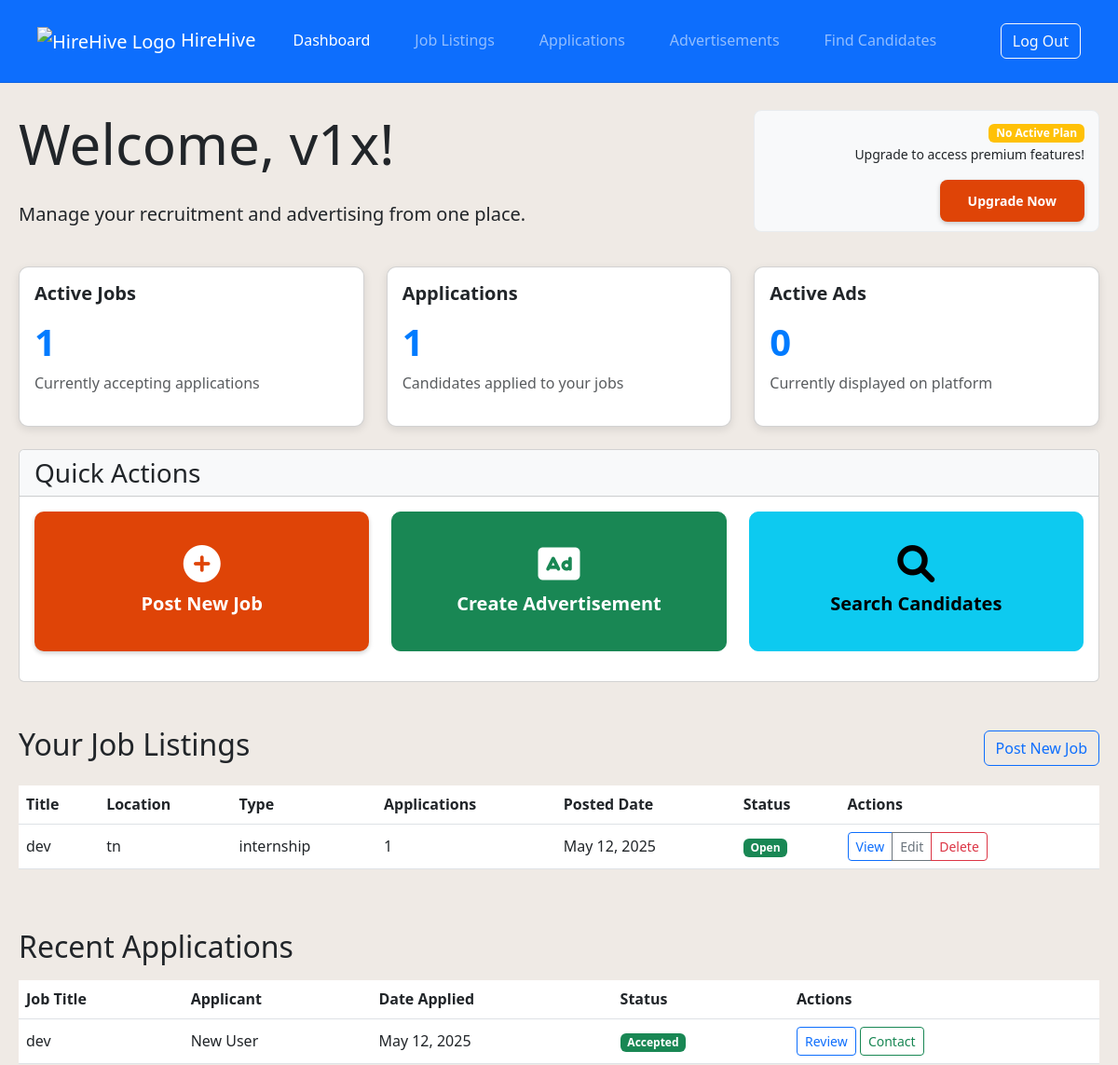
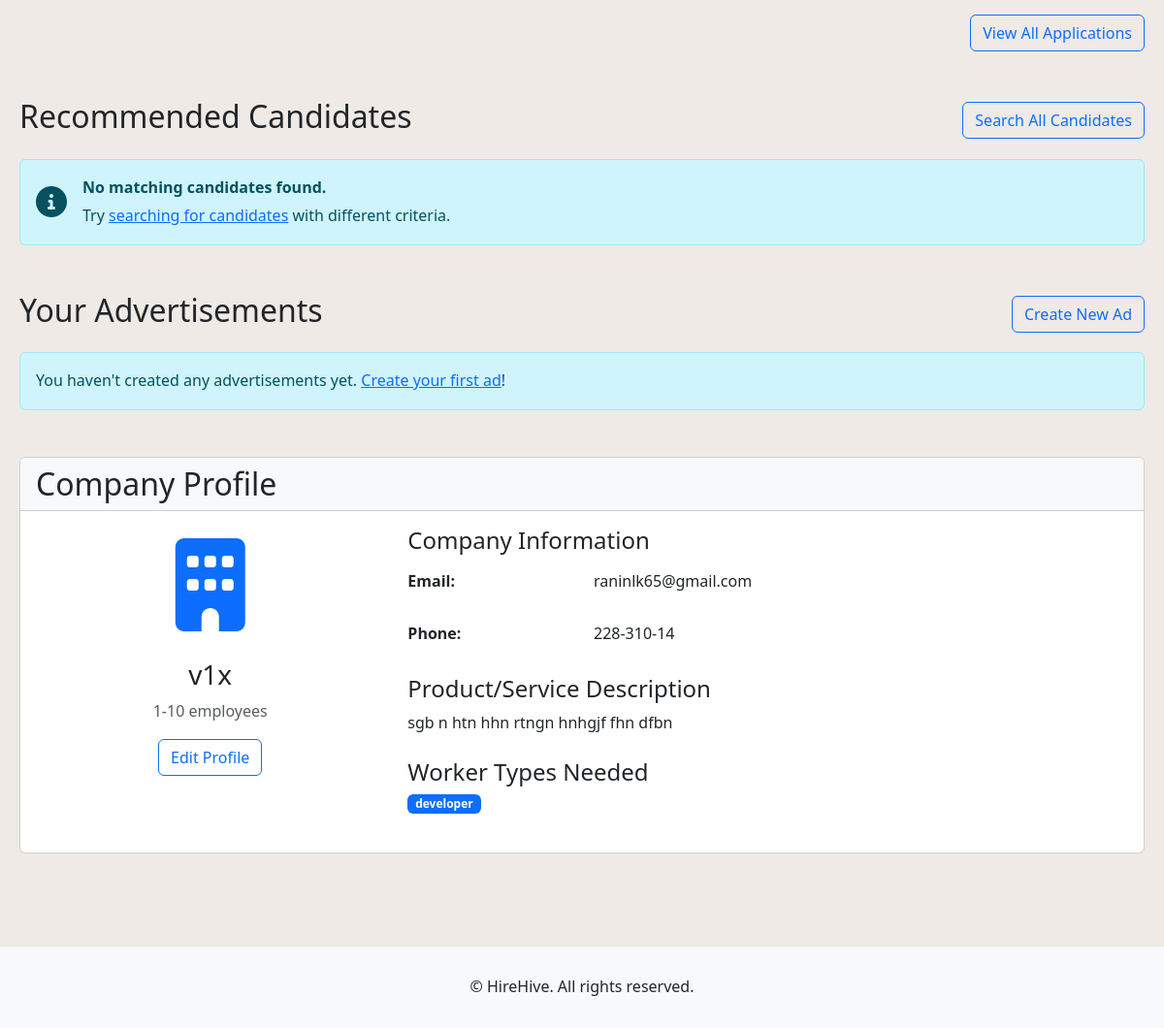
The app's page /dashboard-enterprise.php (signed in) with its own data (2 pictures, top to bottom).
### tables this page shows
CREATE TABLE `enterprises` (
  `enterprise_id` int(11) NOT NULL,
  `user_id` int(11) NOT NULL,
  `company_name` varchar(100) NOT NULL,
  `company_size` varchar(50) NOT NULL,
  `worker_types` text NOT NULL,
  `product_service_description` text NOT NULL,
  `phone` varchar(20) NOT NULL,
  `linkedin` varchar(255) DEFAULT NULL,
  `website` varchar(255) DEFAULT NULL,
  `other_worker_type` varchar(100) DEFAULT NULL
);

CREATE TABLE `joblistings` (
  `job_id` int(11) NOT NULL,
  `enterprise_id` int(11) NOT NULL,
  `title` varchar(100) NOT NULL,
  `description` text NOT NULL,
  `requirements` text NOT NULL,
  `responsibilities` text DEFAULT NULL,
  `benefits` text DEFAULT NULL,
  `location` varchar(100) NOT NULL,
  `job_type` enum('full-time','part-time','contract','internship','remote') NOT NULL,
  `salary_range` varchar(100) DEFAULT NULL,
  `posted_date` timestamp NOT NULL DEFAULT current_timestamp(),
  `closing_date` timestamp NULL DEFAULT NULL,
  `status` enum('open','closed','draft') NOT NULL DEFAULT 'open'
);

CREATE TABLE `job_applications` (
  `application_id` int(11) NOT NULL,
  `job_id` int(11) NOT NULL,
  `jobseeker_id` int(11) NOT NULL,
  `application_date` timestamp NOT NULL DEFAULT current_timestamp(),
  `cover_letter` text DEFAULT NULL,
  `status` enum('pending','reviewed','interviewed','offered','rejected','accepted') NOT NULL DEFAULT 'pending',
  `feedback` text DEFAULT NULL
);

CREATE TABLE `jobseekers` (
  `jobseeker_id` int(11) NOT NULL,
  `user_id` int(11) NOT NULL,
  `full_name` varchar(100) NOT NULL,
  `profession` varchar(100) NOT NULL,
  `education` varchar(50) NOT NULL,
  `skills` text NOT NULL,
  `portfolio` varchar(255) DEFAULT NULL,
  `phone` varchar(20) NOT NULL,
  `linkedin` varchar(255) DEFAULT NULL,
  `website` varchar(255) DEFAULT NULL,
  `other_profession` varchar(100) DEFAULT NULL
);

CREATE TABLE `users` (
  `user_id` int(11) NOT NULL,
  `email` varchar(100) NOT NULL,
  `password` varchar(255) NOT NULL,
  `role` enum('job-seeker','enterprise','admin') NOT NULL,
  `created_at` timestamp NOT NULL DEFAULT current_timestamp(),
  `updated_at` timestamp NOT NULL DEFAULT current_timestamp() ON UPDATE current_timestamp()
);

### dashboard-enterprise.php (the view, shortened to what the rows shown need)
<?php
require_once "session.php";
require_once "db_connect.php";
$user_data = get_user_data($conn, 'enterprises');
$job_listings = array();
$jobs_sql = "SELECT jl.*, COUNT(ja.application_id) as application_count
             FROM joblistings jl
             LEFT JOIN job_applications ja ON jl.job_id = ja.job_id
             JOIN enterprises e ON jl.enterprise_id = e.enterprise_id
             WHERE e.user_id = ?
             GROUP BY jl.job_id
             ORDER BY jl.posted_date DESC";
$stmt = $conn->prepare($jobs_sql);
$stmt->bind_param("i", $_SESSION["user_id"]);
$stmt->execute();
$result = $stmt->get_result();
if ($result->num_rows > 0) {
    while ($row = $result->fetch_assoc()) {
        $job_listings[] = $row;
    }
}
$applications = array();
$app_sql = "SELECT ja.*, jl.title, j.full_name, u.email
            FROM job_applications ja
            JOIN joblistings jl ON ja.job_id = jl.job_id
            JOIN jobseekers j ON ja.jobseeker_id = j.jobseeker_id
            JOIN users u ON j.user_id = u.user_id
            JOIN enterprises e ON jl.enterprise_id = e.enterprise_id
            WHERE e.user_id = ?
            ORDER BY ja.application_date DESC
            LIMIT 10";
$stmt = $conn->prepare($app_sql);
$stmt->bind_param("i", $_SESSION["user_id"]);
$stmt->execute();
$result = $stmt->get_result();
if ($result->num_rows > 0) {
    while ($row = $result->fetch_assoc()) {
        $applications[] = $row;
    }
}
?>
<!DOCTYPE html>
<html lang="en">
<head>
    <link href="https://cdn.jsdelivr.net/npm/bootstrap@5.3.0/dist/css/bootstrap.min.css" rel="stylesheet">
    <link rel="stylesheet" href="css/style.css">
    <link rel="stylesheet" href="css/dashboard.css">
    <link rel="stylesheet" href="https://cdnjs.cloudflare.com/ajax/libs/font-awesome/6.0.0/css/all.min.css">
</head>
<body>
    <div class="container py-5">
        <div class="row mb-4">
            <div class="col-md-8">
                <h1>Welcome, <?php echo htmlspecialchars($user_data['company_name']); ?>!</h1>
                <p class="lead">Manage your recruitment and advertising from one place.</p>
            </div>
        </div>
        <div class="row mb-4">
            <div class="col-md-4">
                <div class="card dashboard-card">
                    <div class="card-body">
                        <h5 class="card-title">Active Jobs</h5>
                        <p class="card-text stat-number"><?php echo count(array_filter($job_listings, function($job) { return $job['status'] === 'open'; })); ?></p>
                        <p class="text-muted">Currently accepting applications</p>
                    </div>
                </div>
            </div>
        </div>
        <section id="job-listings" class="mb-5">
            <div class="d-flex justify-content-between align-items-center mb-3">
                <h2>Your Job Listings</h2>
            </div>
            <?php if (count($job_listings) > 0): ?>
                <div class="table-responsive">
                    <table class="table table-hover">
                        <thead>
                            <tr>
                                <th>Title</th>
                                <th>Location</th>
                                <th>Type</th>
                                <th>Applications</th>
                                <th>Posted Date</th>
                                <th>Status</th>
                                <th>Actions</th>
                            </tr>
                        </thead>
                        <tbody>
                            <?php foreach ($job_listings as $job): ?>
                                <tr>
                                    <td><?php echo htmlspecialchars($job['title']); ?></td>
                                    <td><?php echo htmlspecialchars($job['location']); ?></td>
                                    <td><?php echo htmlspecialchars($job['job_type']); ?></td>
                                    <td><?php echo $job['application_count']; ?></td>
                                    <td><?php echo date('M d, Y', strtotime($job['posted_date'])); ?></td>
                                    <td>
                                        <span class="badge <?php echo $job['status'] === 'open' ? 'bg-success' : ($job['status'] === 'draft' ? 'bg-secondary' : 'bg-danger'); ?>">
                                            <?php echo ucfirst(htmlspecialchars($job['status'])); ?>
                                        </span>
                                    </td>
                                    <td>
                                        <div class="btn-group">
                                            <a href="view-job.php?id=<?php echo $job['job_id']; ?>" class="btn btn-sm btn-outline-primary">View</a>
                                            <a href="edit-job.php?id=<?php echo $job['job_id']; ?>" class="btn btn-sm btn-outline-secondary">Edit</a>
                                            <button type="button" class="btn btn-sm btn-outline-danger"
                                                    onclick="if(confirm('Are you sure?')) window.location.href='delete-job.php?id=<?php echo $job['job_id']; ?>'">
                                                Delete
                                            </button>
                                        </div>
                                    </td>
                                </tr>
                            <?php endforeach; ?>
                        </tbody>
                    </table>
                </div>
            <?php else: ?>
                <div class="alert alert-info">You haven't posted any jobs yet. <a href="post-job.php">Post your first job</a>!</div>
            <?php endif; ?>
        </section>
        <section id="applications" class="mb-5">
            <h2 class="mb-3">Recent Applications</h2>
            <?php if (count($applications) > 0): ?>
                <div class="table-responsive">
                    <table class="table table-hover">
                        <thead>
                            <tr>
                                <th>Job Title</th>
                                <th>Applicant</th>
                                <th>Date Applied</th>
                                <th>Status</th>
                                <th>Actions</th>
                            </tr>
                        </thead>
                        <tbody>
                            <?php foreach ($applications as $app): ?>
                                <tr>
                                    <td><?php echo htmlspecialchars($app['title']); ?></td>
                                    <td><?php echo htmlspecialchars($app['full_name']); ?></td>
                                    <td><?php echo date('M d, Y', strtotime($app['application_date'])); ?></td>
                                    <td>
                                        <span class="badge <?php
                                            switch($app['status']) {
                                                case 'accepted': echo 'bg-success'; break;
                                            }
                                        ?>">
                                            <?php echo ucfirst(htmlspecialchars($app['status'])); ?>
                                        </span>
                                    </td>
                                    <td>
                                        <a href="review-application.php?id=<?php echo $app['application_id']; ?>" class="btn btn-sm btn-outline-primary">Review</a>
                                        <a href="mailto:<?php echo $app['email']; ?>" class="btn btn-sm btn-outline-success">Contact</a>
                                    </td>
                                </tr>
                            <?php endforeach; ?>
                        </tbody>
                    </table>
                </div>
            <?php else: ?>
                <div class="alert alert-info">You don't have any applications yet.</div>
            <?php endif; ?>
        </section>
        <section id="candidates" class="mb-5">
            <div class="d-flex justify-content-between align-items-center mb-3">
                <h2>Recommended Candidates</h2>
            </div>
        </section>
        <section id="advertisements" class="mb-5">
            <div class="d-flex justify-content-between align-items-center mb-3">
                <h2>Your Advertisements</h2>
            </div>
        </section>
        <section id="profile" class="mb-5">
            <div class="card">
                <div class="card-header bg-light">
                    <h2 class="mb-0">Company Profile</h2>
                </div>
                <div class="card-body">
                    <div class="row">
                        <div class="col-md-4 text-center mb-3">
                            <div class="profile-image">
                                <i class="fas fa-building fa-6x text-primary"></i>
                            </div>
                            <h3 class="mt-3"><?php echo htmlspecialchars($user_data['company_name']); ?></h3>
                            <p class="text-muted"><?php echo htmlspecialchars($user_data['company_size']); ?> employees</p>
                            <a href="edit-company-profile.php" class="btn btn-outline-primary">Edit Profile</a>
                        </div>
                        <div class="col-md-8">
                            <h4>Company Information</h4>
                            <div class="mb-3 row">
                                <label class="col-sm-3 col-form-label fw-bold">Email:</label>
                                <div class="col-sm-9">
                                    <p class="form-control-plaintext"><?php echo htmlspecialchars($user_data['email']); ?></p>
                                </div>
                            </div>
                            <div class="mb-3 row">
                                <label class="col-sm-3 col-form-label fw-bold">Phone:</label>
                                <div class="col-sm-9">
                                    <p class="form-control-plaintext"><?php echo htmlspecialchars($user_data['phone']); ?></p>
                                </div>
                            </div>
                            <h4 class="mt-4">Product/Service Description</h4>
                            <p><?php echo nl2br(htmlspecialchars($user_data['product_service_description'])); ?></p>
                            <h4 class="mt-4">Worker Types Needed</h4>
                            <div class="skills-container mb-3">
                                <?php
                                $worker_types = explode(',', $user_data['worker_types']);
                                foreach ($worker_types as $type):
                                ?>
                                    <span class="badge bg-primary me-2 mb-2"><?php echo htmlspecialchars(trim($type)); ?></span>
                                <?php endforeach; ?>
                            </div>
                        </div>
                    </div>
                </div>
            </div>
        </section>
    </div>
</body>
</html>

### records on screen
enterprises: company_name "v1x", company_size "1-10", user.email "raninlk65@gmail.com", phone "228-310-14", product_service_description "sgb n htn hhn rtngn hnhgjf fhn dfbn", worker_types "developer"
joblistings: status "1", title "dev", location "tn", job_type "internship", application_count "1", posted_date "May 12, 2025", status "Open"
job_applications: job.title "dev", jobseeker.full_name "New User", application_date "May 12, 2025", status "Accepted"

### other values on screen
count($applications) "1"
